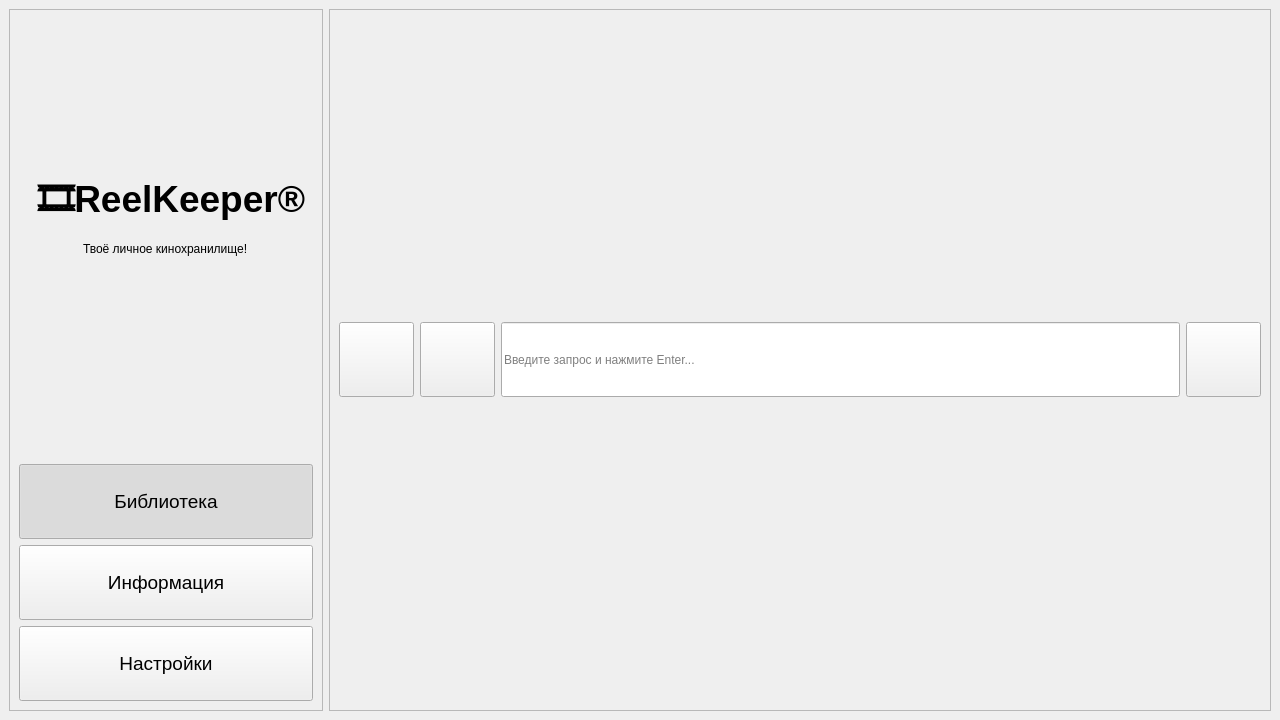
<?xml version="1.0" encoding="UTF-8"?>
<ui version="4.0">
 <class>MainWindow</class>
 <widget class="QMainWindow" name="MainWindow">
  <property name="geometry">
   <rect>
    <x>0</x>
    <y>0</y>
    <width>1280</width>
    <height>720</height>
   </rect>
  </property>
  <property name="windowTitle">
   <string>ReelKeeper</string>
  </property>
  <widget class="QWidget" name="centralwidget">
   <layout class="QHBoxLayout" name="horizontalLayout" stretch="0">
    <item>
     <layout class="QHBoxLayout" name="mainLayout" stretch="1,3">
      <item>
       <widget class="QFrame" name="leftArea">
        <property name="styleSheet">
         <string notr="true"/>
        </property>
        <property name="frameShape">
         <enum>QFrame::StyledPanel</enum>
        </property>
        <property name="frameShadow">
         <enum>QFrame::Raised</enum>
        </property>
        <layout class="QVBoxLayout" name="verticalLayout_3">
         <item>
          <layout class="QVBoxLayout" name="verticalLayout">
           <item alignment="Qt::AlignHCenter|Qt::AlignBottom">
            <widget class="QLabel" name="reelkeeperLogo">
             <property name="font">
              <font>
               <pointsize>28</pointsize>
               <weight>75</weight>
               <bold>true</bold>
              </font>
             </property>
             <property name="text">
              <string> 🎞️ReelKeeper®</string>
             </property>
            </widget>
           </item>
           <item alignment="Qt::AlignHCenter|Qt::AlignTop">
            <widget class="QLabel" name="sloganLabel">
             <property name="text">
              <string>Твоё личное кинохранилище!</string>
             </property>
            </widget>
           </item>
           <item>
            <widget class="QPushButton" name="libButton">
             <property name="sizePolicy">
              <sizepolicy hsizetype="Minimum" vsizetype="Fixed">
               <horstretch>75</horstretch>
               <verstretch>75</verstretch>
              </sizepolicy>
             </property>
             <property name="minimumSize">
              <size>
               <width>75</width>
               <height>75</height>
              </size>
             </property>
             <property name="font">
              <font>
               <pointsize>14</pointsize>
              </font>
             </property>
             <property name="text">
              <string>Библиотека</string>
             </property>
             <property name="icon">
              <iconset>
               <normaloff>../icons/film_frames.png</normaloff>../icons/film_frames.png</iconset>
             </property>
             <property name="iconSize">
              <size>
               <width>24</width>
               <height>24</height>
              </size>
             </property>
             <property name="shortcut">
              <string/>
             </property>
             <property name="checkable">
              <bool>true</bool>
             </property>
             <property name="checked">
              <bool>true</bool>
             </property>
            </widget>
           </item>
           <item>
            <widget class="QPushButton" name="helpButton">
             <property name="sizePolicy">
              <sizepolicy hsizetype="Preferred" vsizetype="Fixed">
               <horstretch>0</horstretch>
               <verstretch>0</verstretch>
              </sizepolicy>
             </property>
             <property name="minimumSize">
              <size>
               <width>75</width>
               <height>75</height>
              </size>
             </property>
             <property name="font">
              <font>
               <pointsize>14</pointsize>
              </font>
             </property>
             <property name="text">
              <string>Информация</string>
             </property>
             <property name="icon">
              <iconset>
               <normaloff>../icons/information.png</normaloff>../icons/information.png</iconset>
             </property>
             <property name="iconSize">
              <size>
               <width>24</width>
               <height>24</height>
              </size>
             </property>
            </widget>
           </item>
           <item>
            <widget class="QPushButton" name="settingsButton">
             <property name="minimumSize">
              <size>
               <width>75</width>
               <height>75</height>
              </size>
             </property>
             <property name="font">
              <font>
               <pointsize>14</pointsize>
              </font>
             </property>
             <property name="text">
              <string>Настройки</string>
             </property>
             <property name="icon">
              <iconset>
               <normaloff>../icons/cogwheel.png</normaloff>../icons/cogwheel.png</iconset>
             </property>
             <property name="iconSize">
              <size>
               <width>24</width>
               <height>24</height>
              </size>
             </property>
            </widget>
           </item>
          </layout>
         </item>
        </layout>
       </widget>
      </item>
      <item>
       <widget class="QFrame" name="rightArea">
        <property name="styleSheet">
         <string notr="true"/>
        </property>
        <property name="frameShape">
         <enum>QFrame::StyledPanel</enum>
        </property>
        <property name="frameShadow">
         <enum>QFrame::Raised</enum>
        </property>
        <layout class="QVBoxLayout" name="verticalLayout_2" stretch="10,0">
         <item>
          <layout class="QGridLayout" name="cardsLayout"/>
         </item>
         <item>
          <layout class="QHBoxLayout" name="bottomButtons">
           <property name="spacing">
            <number>6</number>
           </property>
           <item>
            <widget class="QPushButton" name="updateButton">
             <property name="minimumSize">
              <size>
               <width>75</width>
               <height>75</height>
              </size>
             </property>
             <property name="font">
              <font>
               <pointsize>16</pointsize>
              </font>
             </property>
             <property name="text">
              <string/>
             </property>
             <property name="icon">
              <iconset>
               <normaloff>../icons/refresh.png</normaloff>../icons/refresh.png</iconset>
             </property>
             <property name="iconSize">
              <size>
               <width>24</width>
               <height>24</height>
              </size>
             </property>
             <property name="shortcut">
              <string>Ctrl+S, Ctrl+S, Ctrl+S</string>
             </property>
            </widget>
           </item>
           <item>
            <widget class="QPushButton" name="filterButton">
             <property name="minimumSize">
              <size>
               <width>75</width>
               <height>75</height>
              </size>
             </property>
             <property name="text">
              <string/>
             </property>
             <property name="icon">
              <iconset>
               <normaloff>../icons/filter.png</normaloff>../icons/filter.png</iconset>
             </property>
             <property name="iconSize">
              <size>
               <width>24</width>
               <height>24</height>
              </size>
             </property>
            </widget>
           </item>
           <item>
            <widget class="QLineEdit" name="queryLine">
             <property name="sizePolicy">
              <sizepolicy hsizetype="Expanding" vsizetype="Minimum">
               <horstretch>0</horstretch>
               <verstretch>0</verstretch>
              </sizepolicy>
             </property>
             <property name="minimumSize">
              <size>
               <width>300</width>
               <height>70</height>
              </size>
             </property>
             <property name="toolTip">
              <string>&lt;html&gt;&lt;head/&gt;&lt;body&gt;&lt;p&gt;&lt;span style=&quot; font-size:12pt;&quot;&gt;Начните вводить текст...&lt;/span&gt;&lt;/p&gt;&lt;/body&gt;&lt;/html&gt;</string>
             </property>
             <property name="statusTip">
              <string/>
             </property>
             <property name="whatsThis">
              <string>&lt;html&gt;&lt;head/&gt;&lt;body&gt;&lt;p&gt;&lt;span style=&quot; font-size:12pt;&quot;&gt;Начните вводить текст...&lt;/span&gt;&lt;/p&gt;&lt;/body&gt;&lt;/html&gt;</string>
             </property>
             <property name="autoFillBackground">
              <bool>false</bool>
             </property>
             <property name="inputMask">
              <string/>
             </property>
             <property name="text">
              <string/>
             </property>
             <property name="placeholderText">
              <string>Введите запрос и нажмите Enter...</string>
             </property>
            </widget>
           </item>
           <item>
            <widget class="QPushButton" name="addButton">
             <property name="sizePolicy">
              <sizepolicy hsizetype="Preferred" vsizetype="Fixed">
               <horstretch>0</horstretch>
               <verstretch>0</verstretch>
              </sizepolicy>
             </property>
             <property name="minimumSize">
              <size>
               <width>75</width>
               <height>75</height>
              </size>
             </property>
             <property name="font">
              <font>
               <pointsize>12</pointsize>
              </font>
             </property>
             <property name="text">
              <string/>
             </property>
             <property name="icon">
              <iconset>
               <normaloff>../icons/image-gallery.png</normaloff>../icons/image-gallery.png</iconset>
             </property>
             <property name="iconSize">
              <size>
               <width>24</width>
               <height>24</height>
              </size>
             </property>
            </widget>
           </item>
          </layout>
         </item>
        </layout>
       </widget>
      </item>
     </layout>
    </item>
   </layout>
  </widget>
  <widget class="QMenuBar" name="menubar">
   <property name="geometry">
    <rect>
     <x>0</x>
     <y>0</y>
     <width>1280</width>
     <height>21</height>
    </rect>
   </property>
  </widget>
 </widget>
 <resources/>
 <connections/>
</ui>
